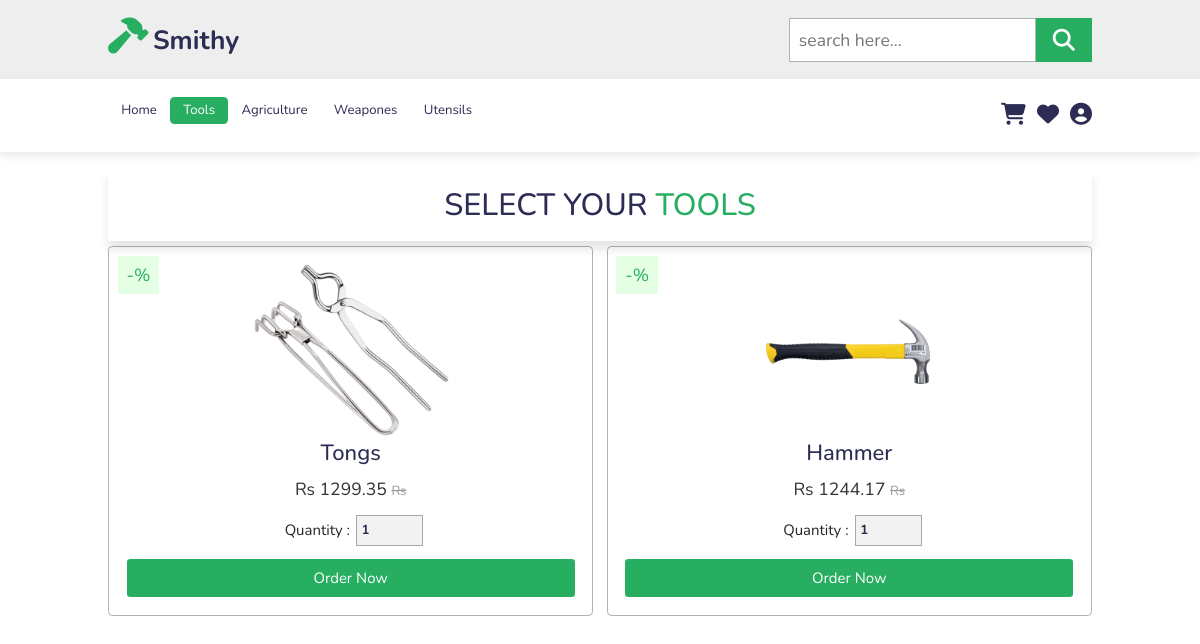
Page /tools/ (signed in) on the committed database.
### shop/models.py (models this page shows, shortened)
class Product(models.Model):
    title = models.CharField(max_length=100)
    price = models.FloatField(default=0)
    discount = models.IntegerField(default=0)
    discounted_price = models.FloatField(default=0)
    description = models.TextField(blank= True, null=True, unique = True)
    category = models.CharField(max_length=100)
    product_image = models.ImageField(upload_to='static/image/')
    quantity=models.IntegerField(default=1)
    seller = models.CharField(default='NA',max_length=100)
    seller_email = models.CharField(default='NA',max_length=100)
    @property
    def discounted_price(self):
        discount_amount = (self.price * self.discount) / 100
        discounted_price = self.price - discount_amount
        return discounted_price

### shop/views.py (the view)
# urls.py: path('tools/', views.tools, name='tools'),
def tools(request):
    productData = Product.objects.filter(category='T')
    data = {
        'productData' : productData
    }
    return render(request, 'shop/tools.html', data)

### shop/templates/shop/tools.html
{% extends 'base.html' %}
{% load static %}
{% block content %}
<section class="product" id="product">
    <h1 class="heading">Select Your <span>Tools</span></h1>
    <div class="box-container">
        {% for n in productData %}
        <div class="box">
            <span class="discount">-{{n.percentage}}%</span>
            <img src="/{{n.product_image}}" alt="image">
            <h3>{{n.title}}</h3>
            <div class="price"> Rs {{n.discounted_price}} <span> Rs {{n.selling_price}} </span> </div>
            <div class="quantity">
                <span>quantity : </span>
                <input type="number" min="1" max="1000" value="1">
            </div>
            <a href="{% url 'shop:product_details' n.id %}" class="btn">Order Now</a>
        </div>
        {% endfor %}
    </div>
</section>
{% endblock %}

### shop/static/shop/style.css (style rules this page uses)
:root { --green: #27ae60; --black: #2c2c54; }
* { font-family: 'Nunito', sans-serif; margin: 0; padding: 0; box-sizing: border-box; outline: none; border: none; text-decoration: none; text-transform: capitalize; transition: all .2s linear; }
html { font-size: 62.5%; overflow-x: hidden; scroll-padding-top: 6.5rem; scroll-behavior: smooth; }
a { text-decoration: none; }
section { padding: 2rem 9%; }
.btn { display: inline-block; margin-top: 1rem; background: var(--green); color: #fff; padding: .8rem 3rem; font-size: 1.7rem; text-align: center; cursor: pointer; }
.heading { text-align: center; color: var(--black); text-transform: uppercase; padding: 1rem; font-size: 3.5rem; padding-bottom: 2rem; }
.heading span { color: var(--green); text-transform: uppercase; }
.product .box-container { display: flex; flex-wrap: wrap; gap: 1.5rem; }
.product .box-container .box { flex: 1 1 30rem; text-align: center; padding: 2rem; border: .1rem solid rgba(0, 0, 0, .3); border-radius: .5rem; overflow: hidden; position: relative; }
.product .box-container .box img { height: 20rem; }
.product .box-container .box .discount { position: absolute; top: 1rem; left: 1rem; background: rgba(0, 255, 0, .1); color: var(--green); padding: .7rem 1rem; font-size: 2rem; }
.product .box-container .box h3 { color: var(--black); font-size: 2.5rem; }
.product .box-container .box .price { font-size: 2rem; color: #333; padding: .5rem 0; }
.product .box-container .box .price span { font-size: 1.5rem; color: #999; text-decoration: line-through; }
.product .box-container .box .quantity { display: flex; align-items: center; justify-content: center; padding-top: 1rem; padding-bottom: .5rem; }
.product .box-container .box .quantity span { padding: 0 .7rem; font-size: 1.7rem; }
.product .box-container .box .quantity input { border: .1rem solid rgba(0, 0, 0, .3); font-size: 1.5rem; font-weight: bolder; color: var(--black); padding: .5rem; background: rgba(0, 0, 0, .05); }
.product .box-container .box .btn { display: block; }
@media (max-width:1200px) { html { font-size: 55%; } }

### shop/static/shop/cart.css (style rules this page uses)
:root { --green: #27ae60; --black: #2c2c54; }
.btn { background-color: #27ae60; }
* { font-family: 'Nunito', sans-serif; margin: 0; padding: 0; box-sizing: border-box; outline: none; border: none; text-decoration: none; text-transform: capitalize; transition: all .2s linear; }
html { font-size: 62.5%; overflow-x: hidden; scroll-padding-top: 6.5rem; scroll-behavior: smooth; }
.heading { padding: 2rem; box-shadow: 0 1rem 1rem rgba(0, 0, 0, .1); text-align: center; color: var(--black); font-size: 3.5rem; }
.heading span { position: relative; color: var(--green); }
.quantity { display: flex; }
.quantity span { display: flex; align-items: center; justify-content: center; padding-top: 1rem; font-size: 1.8rem; padding: 0 .7rem; }
.quantity input { border: .1rem solid rgba(0, 0, 0, .3); font-size: 1.8rem; font-weight: bolder; color: var(--black); padding: .5rem; background: rgba(0, 255, 0, .1); }
@media (max-width:1200px) { html { font-size: 55%; } }

### rows in the picture
Product: product_image (picture), title "Tongs", discounted_price "1299.35"
Product: product_image (picture), title "Hammer", discounted_price "1244.17"
